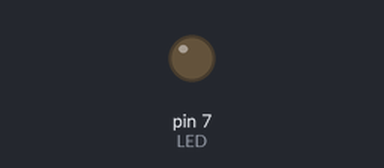
This sketch was run on a simulated Arduino Uno, built with avr-gcc and run on an emulated ATmega328P. Shown: output pins drawn as LEDs (lit = HIGH).

Above: at 2.5 s.
At 7.5 s:
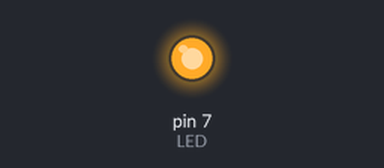
Timing chart, 0 to 13.0 s (numbered marks = the images above):
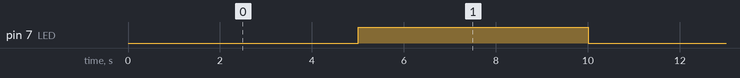

Measured:
- by itself, pin 7 (LED): alternates HIGH for 5.0 s and LOW for 5.0 s

The sketch:

sketch_nov6a.ino
```cpp
/*
 * File:   lab4_pt_i.c
 * Author: desau && LM
 *
 * Created on November 6, 2025, 8:40 AM
 */

#define F_CPU 16000000UL

#include <avr/io.h>
#include <avr/interrupt.h>
#include <util/delay.h>

#define LED_ON() PORTD |= (1 << PORTD7)
#define LED_OFF() PORTD &= ~(1 << PORTD7)

volatile uint16_t tick = 0;
volatile uint8_t led_state = 0;

int main(void) {

    DDRD |= (1 << DDD7); // Set PD7 as output
    LED_OFF(); // Start with LED off

    TCCR0A = 0x00; // Normal mode
    TCCR0B = (1 << CS01) | (1 << CS00); // Prescaler = 64
    TCNT0 = 0; // Start from 0
    TIMSK0 |= (1 << TOIE0); // Enable overflow interrupt

    sei();

    while (1) {

    }
}

ISR(TIMER0_OVF_vect) {
    tick++;

    // With 16MHz clock and prescaler 64:
    // Timer frequency = 16MHz / 64 = 250kHz
    // Timer period = 4us
    // Overflow every 256 counts = 256 * 4us = 1.024ms
    // For 5 seconds: 5 / 0.001024 ≈ 4883 overflows

    if (tick >= 4883) { // Approximately 5 seconds
        tick = 0;

        // Toggle LED state
        if (led_state) {
            LED_OFF();
            led_state = 0;
        } else {
            LED_ON();
            led_state = 1;
        }
    }
}
```
